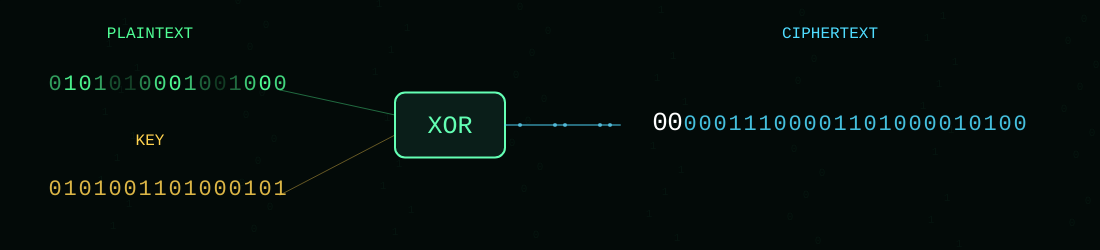
Frame 1 (no input)
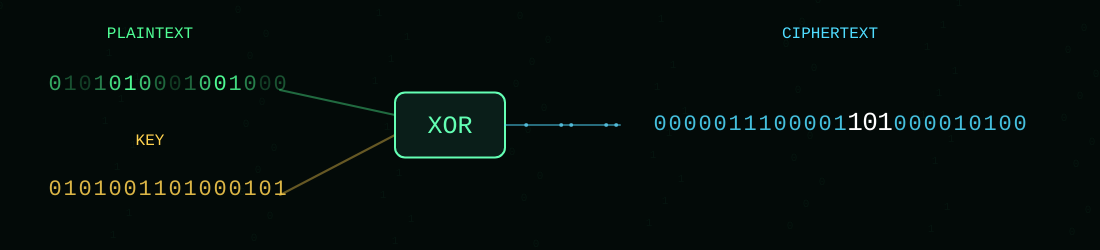
Frame 60 (no input)
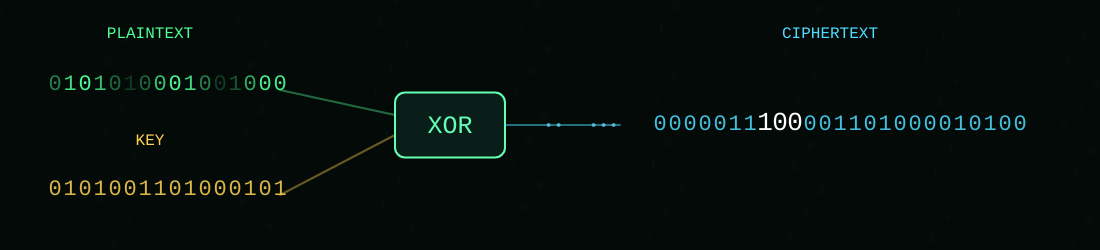
Frame 120 (the mouse pressed at the canvas centre since frame 60)

The p5.js sketch that drew these frames (run headless with seeded random() and noise() and a simulated clock; from frame 60 on, the mouse is pressed at the canvas centre):

// p5.js sketch
// ── sketch.js
let plaintext = "THIS IS A SUPER SECRETE MESSAGE!";
let key = "SECRET";

let plainBits = [];
let keyBits = [];
let cipherBits = [];

let offset = 0;

function setup() {
	createCanvas(1100, 250);
	textFont("monospace");
	textSize(18);

	prepareBits();
}

function draw() {
	background(3, 10, 8);

	// Subtle binary background
	drawBackground();

	// Main sections
	drawPlaintext();
	drawKey();
	drawEncryption();
	drawCiphertext();

	// Animate
	offset += 0.3;

	if (offset > 20) {
		offset = 0;
	}
}


// --------------------------------------------------
// Prepare binary data
// --------------------------------------------------

function prepareBits() {

	plainBits = [];
	keyBits = [];
	cipherBits = [];

	for (let i = 0; i < plaintext.length; i++) {

		let p = plaintext.charCodeAt(i);
		let k = key.charCodeAt(i % key.length);

		let pBits = p.toString(2).padStart(8, "0");
		let kBits = k.toString(2).padStart(8, "0");

		for (let j = 0; j < 8; j++) {

			let pBit = int(pBits[j]);
			let kBit = int(kBits[j]);

			plainBits.push(pBit);
			keyBits.push(kBit);

			// XOR encryption
			cipherBits.push(pBit ^ kBit);
		}
	}
}


// --------------------------------------------------
// Plaintext
// --------------------------------------------------

function drawPlaintext() {

	textAlign(CENTER);

	fill(80, 255, 150);
	textSize(16);
	text("PLAINTEXT", 150, 38);

	textSize(22);

	for (let i = 0; i < plainBits.length; i++) {

		let x = 55 + i * 15;

		// Keep inside left section
		if (x > 280) break;

		let alpha = 150 + 100 * sin(frameCount * 0.05 + i);

		fill(80, 255, 150, alpha);
		text(plainBits[i], x, 90);
	}
}


// --------------------------------------------------
// Key
// --------------------------------------------------

function drawKey() {

	textAlign(CENTER);

	fill(255, 210, 80);
	textSize(16);
	text("KEY", 150, 145);

	textSize(22);

	for (let i = 0; i < keyBits.length; i++) {

		let x = 55 + i * 15;

		if (x > 280) break;

		fill(255, 210, 80, 220);
		text(keyBits[i], x, 195);
	}
}


// --------------------------------------------------
// Encryption operation
// --------------------------------------------------

function drawEncryption() {

	let cx = 450;

	// Incoming lines
	stroke(80, 255, 150, 100);
	line(280, 90, cx - 55, 115);

	stroke(255, 210, 80, 100);
	line(280, 195, cx - 55, 135);

	// XOR box
	noStroke();

	fill(10, 30, 25);
	stroke(100, 255, 180);
	strokeWeight(2);

	rectMode(CENTER);
	rect(cx, 125, 110, 65, 10);

	noStroke();

	fill(100, 255, 180);
	textAlign(CENTER);
	textSize(25);
	text("XOR", cx, 133);

	// Output line
	stroke(80, 220, 255, 120);
	line(cx + 55, 125, 620, 125);

	noStroke();

	// Moving particles
	for (let i = 0; i < 5; i++) {

		let x = cx + 70 + ((offset * 6 + i * 45) % 100);

		fill(100, 220, 255, 180);
		circle(x, 125, 4);
	}
}


// --------------------------------------------------
// Ciphertext
// --------------------------------------------------

function drawCiphertext() {

	textAlign(CENTER);

	fill(80, 220, 255);
	textSize(16);
	text("CIPHERTEXT", 830, 38);

	textSize(22);

	for (let i = 0; i < cipherBits.length; i++) {

		let x = 660 + i * 15;

		if (x > 1030) break;

		// Highlight bits as they pass through
		let highlight =
			abs(x - (660 + ((offset * 40) % 500))) < 25;

		if (highlight) {
			fill(255);
			textSize(26);
		}
		else {
			fill(80, 220, 255, 220);
			textSize(22);
		}

		text(cipherBits[i], x, 130);
	}
}


// --------------------------------------------------
// Background
// --------------------------------------------------

function drawBackground() {

	textSize(11);
	textAlign(CENTER);

	for (let i = 0; i < 80; i++) {

		let x = (i * 137) % width;
		let y = (i * 71 + frameCount * 0.15) % height;

		fill(30, 100, 70, 30);

		text(
			i % 2,
			x,
			y
		);
	}
}
